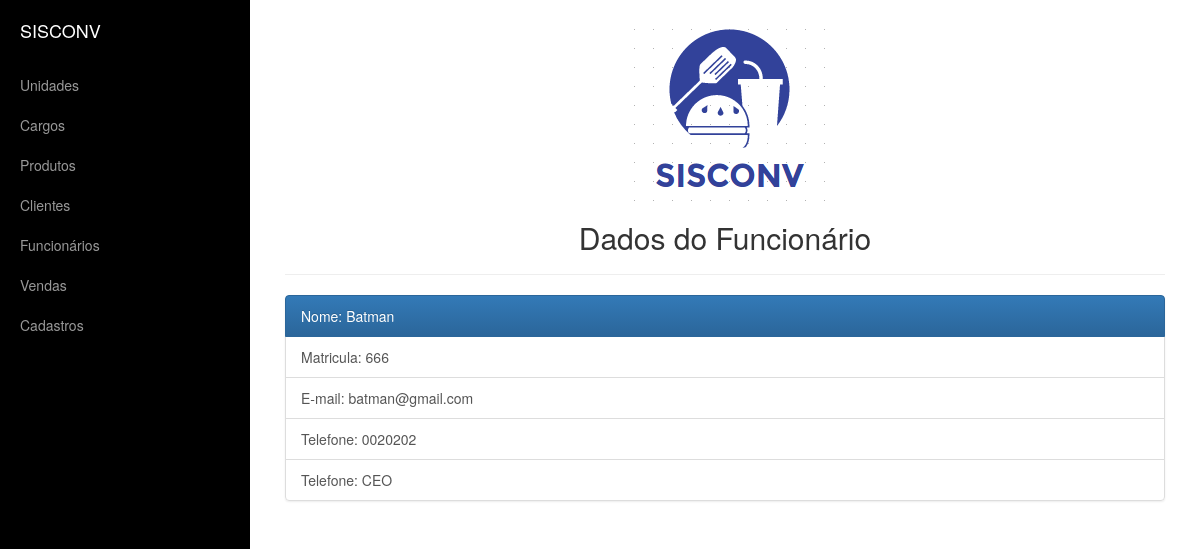
Screenshot of /appvendas/funcionario/detail/15 with the database file from the repository.
### appvendas/models.py (models this page shows, shortened)
class Pessoa(models.Model):
    nome=models.CharField("Nome",max_length=255)
    email=models.EmailField("E-Mail",max_length=200)
    telefone=models.CharField("Telefone",max_length=20)

class Funcionario(Pessoa):
    matricula=models.CharField("Matrícula",max_length=10,unique=True)
    cargo=models.ForeignKey(Cargo,on_delete=models.PROTECT,verbose_name="Cargo")

class Cargo(models.Model):
    descricao=models.CharField("Descrição",max_length=150)

### appvendas/views.py (the view)
# urls.py: url(r'^funcionario/detail/(?P<pk>\d+)$', funcionario_detail, name='funcionario_detail'),
def funcionario_detail(request, pk):
    funcionario=Funcionario.objects.get(id=pk)
    return render(request, 'funcionario/funcionario_detail.html', {'funcionario':funcionario})

### templates/funcionario/funcionario_detail.html
{% extends 'base.html' %}
{% block conteudo %}
    <center><h2>Dados do Funcionário </h2></center>
    <hr>
    <div class="list-group">
    	<a href="#" class="list-group-item active">Nome: {{funcionario.nome}}</a>
    	<a href="#" class="list-group-item">Matricula: {{funcionario.matricula}}</a>
    	<a href="#" class="list-group-item">E-mail: {{funcionario.email}}</a>
    	<a href="#" class="list-group-item">Telefone: {{funcionario.telefone}}</a>
    	<a href="#" class="list-group-item">Telefone: {{funcionario.cargo.descricao}}</a>
    </div>
{% endblock %}

### static/css/simple-sidebar.css (style rules this page uses)
body { overflow-x: hidden; }

### rows the page displays
Pessoa: nome "Batman", email "batman@gmail.com", telefone "0020202"
Funcionario: matricula "666", cargo.descricao "CEO"
